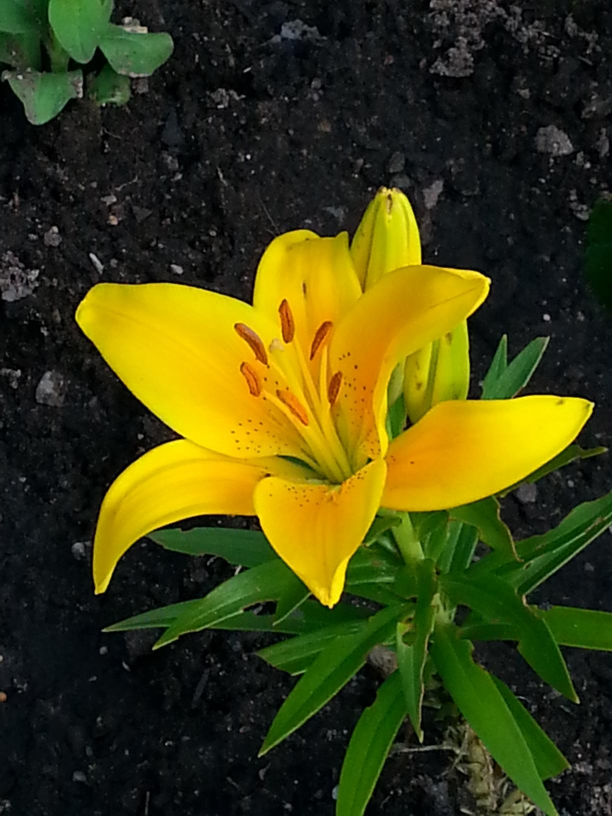
#> input picture WS 23 24/ass1/yellowlily.jpg, 1224 x 1632 px (shown at 1/2 size)
$ python run_watershed_segmentation_yellowlily.py
#> lines starting #> are read from the running program, lines starting #| are printed output that depends on the picture; after the words box and inside, x2 and y2 are one past the last pixel; in counts of white or black regions, pixels touching at a corner belong together
### WS 23 24/ass1/segmentation_watershed.py
import numpy as np
import heapq

# [16 lines left out: function testPositionInImageBounds, not called in this run]


def damPixelTest(labelMap: np.array, y: int, x: int):
    # TODO: implement/finish this function this function needs true if the pixel at position [y,x] is a dam pixel see
    #  page 33 on the slides - if at least one neighboring pixel fulfils the condition from the slides return True,
    #  otherwise False
    """
        Check if a pixel at position [y, x] in the label map is a "dam pixel"
        based on a condition satisfied by at least one neighboring pixel.

        Args:
            labelMap (np.array): A NumPy array representing the label map.
            y (int): The y-coordinate of the pixel.
            x (int): The x-coordinate of the pixel.

        Returns:
            bool: True if the pixel is a "dam pixel," False otherwise.
        """
    # Define the condition for a neighboring pixel to satisfy
    condition = lambda label: label == 1  # Replace with your specific condition

    # Check the pixel's neighborhood (8-connected neighbors)
    for dy in [-1, 0, 1]:
        for dx in [-1, 0, 1]:
            if 0 <= y + dy < labelMap.shape[0] and 0 <= x + dx < labelMap.shape[1]:
                neighbor_label = labelMap[y + dy, x + dx]
                if condition(neighbor_label):
                    return True

    # If no neighboring pixel satisfies the condition, return False
    return False


def buildListOfNeighborPixels(gradMag: np.array, labelMap: np.array, usageMap: np.array, label: int, y: int, x: int):
    # TODO: implement/finish this function this list should at the end of this function have an entry for all
    #  neighboring pixels (that have not yet an label assigned and have not been previously added to the priority queue)

    # TODO1: loop over all neighbor pixels of current postion [y,x] and add pixels to list listNewPixels in case they
    # have no label assigned yet (info can be found in labelMap) and have not been previously added to the priority
    # queue (use usageMap for this)
    #
    # TODO2: for every pixel store a list of properties as one entry in listNewPixels (
    # list in a list)
    #
    # TODO3: the list of properties should contain label, y-pos, x-pos and the gradient magnitude
    # value at this position
    #
    # TODO4: mark those pixels added in the usageMap
    listNewPixels = []

    # Define the coordinates of neighboring pixels
    neighbors = [(y - 1, x), (y + 1, x), (y, x - 1), (y, x + 1)]

    for ny, nx in neighbors:
        # Check if the neighboring pixel is within the image boundaries
        if 0 <= ny < gradMag.shape[0] and 0 <= nx < gradMag.shape[1]:
            # Check if the neighboring pixel has no label assigned and hasn't been added to the priority queue
            if labelMap[ny, nx] == 0 and usageMap[ny, nx] == 0:
                # Store properties (label, y-pos, x-pos, gradient magnitude) in a list
                properties = [label, ny, nx, gradMag[ny, nx]]
                listNewPixels.append(properties)

                # Mark the pixel as added in the usageMap
                usageMap[ny, nx] = 1

    return listNewPixels


def computeWatershedSegmentation(gradMag: np.array, seedMap: np.array):
    # TODO: implement/finish this function
    #  TODO1: initialize labelMap (point 2 from slide #31) - make sure that you
    #  can store -1 in this map (be careful about the data type)

    # TODO2: initialize usageMap

    # TODO3: create initial processing list (priority queue)
    # processingList = []  # also point 2 from slide #31

    # TODO4: for every seed point in seedMap add new entry in processingList (initial positions for watershed
    # flooding process): for every initial seed pixel store a list of properties as one entry in processingList (so
    # one entry is a list inside the processingList (list in list)) the list of properties should contain label (use
    # a new label for every new seed point, first should get label 1, second should get label 2, and so on...),
    # y-pos, x-pos and the gradient magnitude value at this position

    # the main loop will then check if there is at least one remaining entry in the processingList (point 4 from
    # slide #31 and #32)...
    # while len(processingList) > 0:
    # at every loop iteration, print out the number of entries in processingList - this way, we know,
    # how many pixels at least need to be processed before the algorithm can terminate (of course, this number
    # will increase as long as neighboring pixels get added)
    # print(len(processingList))

    # TODO5: process the first element of processingList (since the list should be sorted, always picking the
    # first element resembles the behaviour of a priority queue)
    # 		obtain y-,x- position, label and gradient magnitude value from the first entry of the list

    # TODO6: set label of current pixel in labelmap before doing the dam pixel test (since the test compares the
    # label with the neighboring pixel's label)

    # TODO7: mark current pixel as pixel, that was added to priority queue (use usageMap for this)

    # TODO8: next thing to do is to perform the dam pixel test (use function damPixelTest here), if pixel is found to
    # be a dam pixel mark the pixel in the labelMap with label -1

    # TODO9: remove the first element of the processingList (remove the current pixel that has just been processed)

    # TODO10: build the list of neighbor pixels which are not part of the processingList already (use function
    # buildListOfNeighborPixels here)

    # TODO11: add the new neighbor pixels to the processing queue

    # TODO12: then sort the list according to its gradient magnitude value


    # Initialize labelMap with -1, usageMap with 0
    labelMap = np.full_like(gradMag, -1, dtype=np.int32)
    usageMap = np.zeros_like(gradMag, dtype=np.uint8)

    # Initialize processingList as a priority queue
    processingList = []

    # Define neighboring coordinates [(y, x)]
    neighbors = [(0, -1), (-1, 0), (0, 1), (1, 0)]

    current_label = 0  # Initialize the label counter

    # Iterate over seed points in seedMap
    for y_seed, x_seed in np.transpose(np.where(seedMap > 0)):
        current_label += 1
        properties = [current_label, y_seed, x_seed, gradMag[y_seed, x_seed]]
        heapq.heappush(processingList, properties)

    while len(processingList) > 0:
        print(len(processingList))  # Print the number of remaining entries

        # Process the first element in processingList
        current_label, y, x, _ = heapq.heappop(processingList)

        # Set the label in labelMap
        labelMap[y, x] = current_label

        # Mark as added to the priority queue
        usageMap[y, x] = 1

        # Perform the dam pixel test
        if damPixelTest(labelMap, y, x):
            labelMap[y, x] = -1

        # Build the list of neighbor pixels
        neighborPixels = buildListOfNeighborPixels(gradMag, labelMap, usageMap, current_label, y, x)

        # Add new neighbor pixels to the processing queue
        for neighbor in neighborPixels:
            heapq.heappush(processingList, neighbor)

        # Sort the processingList based on gradient magnitude
        processingList.sort(key=lambda p: p[3])

    return labelMap

### WS 23 24/ass1/run_watershed_segmentation_yellowlily.py
import cv2
import matplotlib.pyplot as plt
import numpy as np

import segmentation_watershed as seg

# load yellowlily.jpg image (with grayscale conversion, data type conversion to floating-point datatype and downscaling)
img = cv2.imread('yellowlily.jpg', cv2.IMREAD_GRAYSCALE).astype(np.float32)
#> img: shape (1632, 1224) float32; min 0, max 234, mean 60.3
scaleFactor = 0.125
dims = (int(img.shape[1] * scaleFactor), int(img.shape[0] * scaleFactor))
#> dims = (153, 204)
img = cv2.resize(img, dims, cv2.INTER_LINEAR)
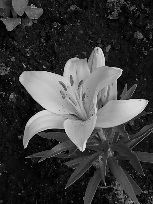
#> img: shape (204, 153) float32; min 0, max 228.2, mean 60.3

# compute gradient images with normalized Sobel filter kernels (this resembles step 1 from slide #31)
g_y = np.array([[0.25, 0.5, 0.25], [0, 0, 0], [-0.25, -0.5, -0.25]])
g_x = g_y.transpose()
gradX = cv2.filter2D(img, -1, np.flip(g_x), borderType=cv2.BORDER_REPLICATE) # flip -> convolution, since filter2D computes correlation
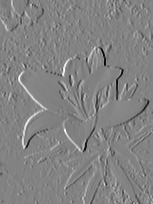
#> gradX: shape (204, 153) float32; min -199.6, max 188.5, mean 0; drawn with min black and max white
gradY = cv2.filter2D(img, -1, np.flip(g_y), borderType=cv2.BORDER_REPLICATE) # flip -> convolution, since filter2D computes correlation
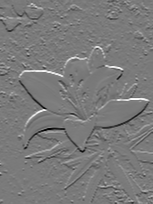
#> gradY: shape (204, 153) float32; min -187.8, max 202.1, mean -0.1; drawn with min black and max white
# compute gradient magnitude image
gradMag = np.sqrt(gradX**2 + gradY**2)
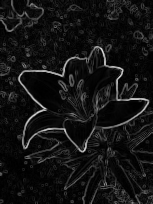
#> gradMag: shape (204, 153) float32; min 0, max 216.7, mean 20.3

# TODO: initialize seed map - seed points should be those pixels that are zero (or almost zero, e.g. < 0.25) in the gradient magnitude image - this will resemble step 3 from slide #31
seedMap = (gradMag < 0.25).astype(np.uint8)
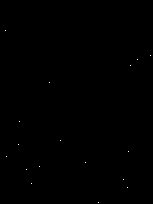
#> seedMap: shape (204, 153); values 0 (black) and 1 (white), 0.05% white in thin lines or dots, all inside (x1, y1, x2, y2) = (5, 30, 151, 203)

# perform watershed segmentation
labelMap = seg.computeWatershedSegmentation(gradMag, seedMap)
#> the loop in computeWatershedSegmentation, `for y_seed, x_seed in np.transpose(np.where(seedMap > 0)):` made 17 passes
#> (y_seed, x_seed) on passes 1 to 12: (30, 5), (55, 150), (59, 137), (65, 130), (82, 49), (121, 19), (140, 60), (144, 18), (151, 128), (156, 6), (162, 85), (166, 39)
#> after the loop in computeWatershedSegmentation, `for y_seed, x_seed in np.transpose(np.where(seedMap > 0)):`: current_label = 17
#> the loop in computeWatershedSegmentation, `while len(processingList) > 0:` made 17 passes
#> (current_label, y, x, neighbors in buildListOfNeighborPixels) on passes 1 to 10: (1, 30, 5, [(29, 5), (31, 5), (30, 4), (30, 6)]), (5, 82, 49, [(81, 49), (83, 49), (82, 48), (82, 50)]), (14, 179, 123, [(178, 123), (180, 123), (179, 122), (179, 124)]), (8, 144, 18, [(143, 18), (145, 18), (144, 17), (144, 19)]), (11, 162, 85, [(161, 85), (163, 85), (162, 84), (162, 86)]), (16, 187, 127, [(186, 127), (188, 127), (187, 126), (187, 128)]), (12, 166, 39, [(165, 39), (167, 39), (166, 38), (166, 40)]), (4, 65, 130, [(64, 130), (66, 130), (65, 129), (65, 131)]), (6, 121, 19, [(120, 19), (122, 19), (121, 18), (121, 20)]), (15, 183, 31, [(182, 31), (184, 31), (183, 30), (183, 32)])
#| 17
#| 16
#| 15
#| 14
#| 13
#| 12
#| 11
#| 10
#> (further printed lines are left out)
#> after the loop in computeWatershedSegmentation, `while len(processingList) > 0:`:
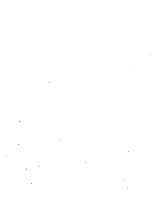
#> labelMap: shape (204, 153) int32; 17 distinct labels, from -1 to 17; one colour per label, 0 black, -1 white

# TODO: plot original grayscale image

plt.figure(figsize=(10, 10))
plt.subplot(2, 2, 1)
plt.imshow(img, cmap='gray')
plt.title('Original Grayscale Image')
plt.axis('off')

# TODO: plot gradient magnitude image

plt.subplot(2, 2, 2)
plt.imshow(gradMag, cmap='gray')
plt.title('Gradient Magnitude Image')
plt.axis('off')

# TODO: plot labelMap (set -1 values to 0 before you visualize)

plt.subplot(2, 2, 3)
plt.imshow(np.where(labelMap == -1, 0, labelMap), cmap='jet')
plt.title('Label Map')
plt.axis('off')

# TODO: plot binary map with dam pixels being set to 1 and 0 otherwise

binaryMap = (labelMap == -1).astype(np.uint8)
#> binaryMap: shape (204, 153); values 0 (black) and 1 (white), 99.9% white; black in thin lines or dots, all inside (x1, y1, x2, y2) = (6, 55, 151, 203)
plt.subplot(2, 2, 4)
plt.imshow(binaryMap, cmap='gray')
plt.title('Binary Map (Dam Pixels)')
plt.axis('off')

plt.tight_layout()
plt.show()
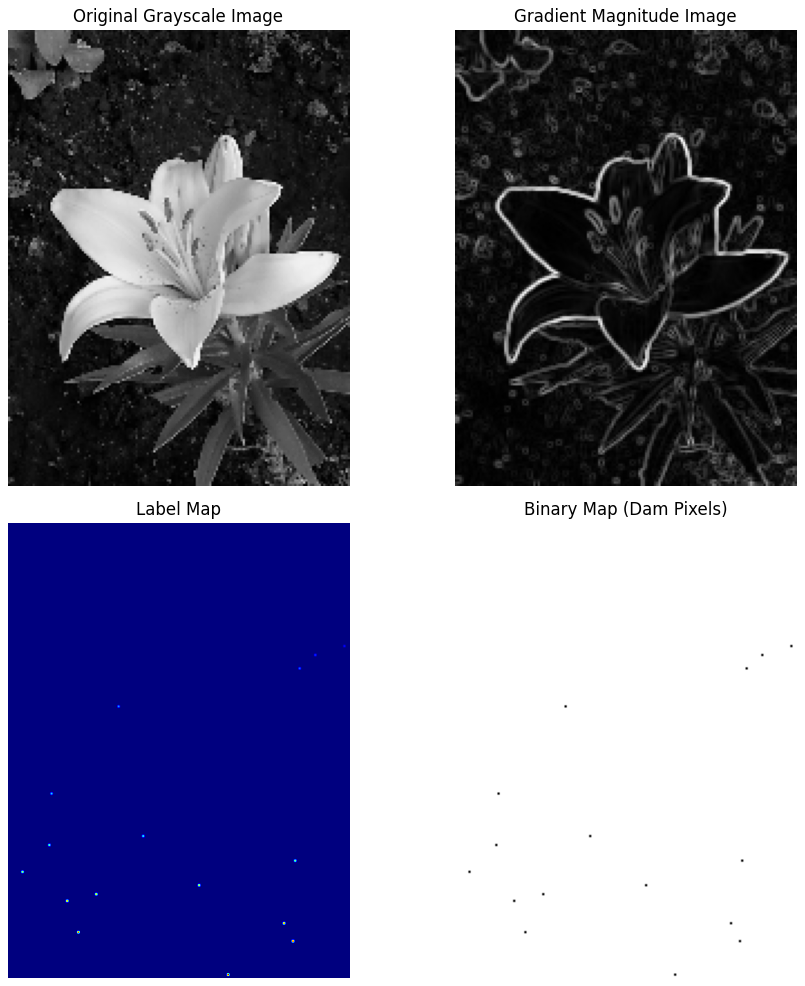
#> figure drawn by matplotlib, 4 panels

$ run again, with WS 23 24/ass1/ABD_CT.jpg copied over WS 23 24/ass1/yellowlily.jpg
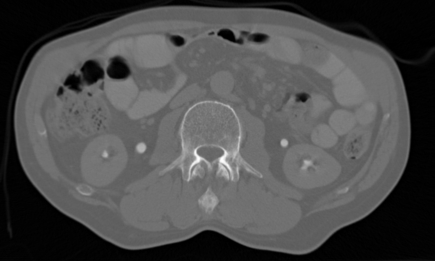
#> input picture WS 23 24/ass1/ABD_CT.jpg, 435 x 261 px
#> `seedMap = (gradMag < 0.25).astype(np.uint8)`:
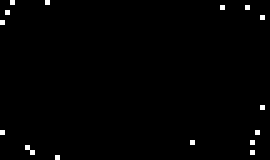
#> seedMap: shape (32, 54) (shown 5 times larger); values 0 (black) and 1 (white), 0.93% white in thin lines or dots
#> the loop in computeWatershedSegmentation, `for y_seed, x_seed in np.transpose(np.where(seedMap > 0)):` made 16 passes
#> (y_seed, x_seed) on passes 1 to 8: (0, 2), (0, 9), (1, 44), (1, 49), (2, 1), (3, 52), (4, 0), (21, 52)
#> after the loop in computeWatershedSegmentation, `for y_seed, x_seed in np.transpose(np.where(seedMap > 0)):`: current_label = 16
#> the loop in computeWatershedSegmentation, `while len(processingList) > 0:` made 16 passes
#> (current_label, y, x, neighbors in buildListOfNeighborPixels) on passes 1 to 8: (1, 0, 2, [(-1, 2), (1, 2), (0, 1), (0, 3)]), (5, 2, 1, [(1, 1), (3, 1), (2, 0), (2, 2)]), (6, 3, 52, [(2, 52), (4, 52), (3, 51), (3, 53)]), (15, 30, 50, [(29, 50), (31, 50), (30, 49), (30, 51)]), (14, 30, 6, [(29, 6), (31, 6), (30, 5), (30, 7)]), (12, 28, 50, [(27, 50), (29, 50), (28, 49), (28, 51)]), (4, 1, 49, [(0, 49), (2, 49), (1, 48), (1, 50)]), (13, 29, 5, [(28, 5), (30, 5), (29, 4), (29, 6)])
#> (printed output is left out)
#> binaryMap: shape (32, 54); values 0 (black) and 1 (white), 99.1% white; black in thin lines or dots
#> `plt.show()`:
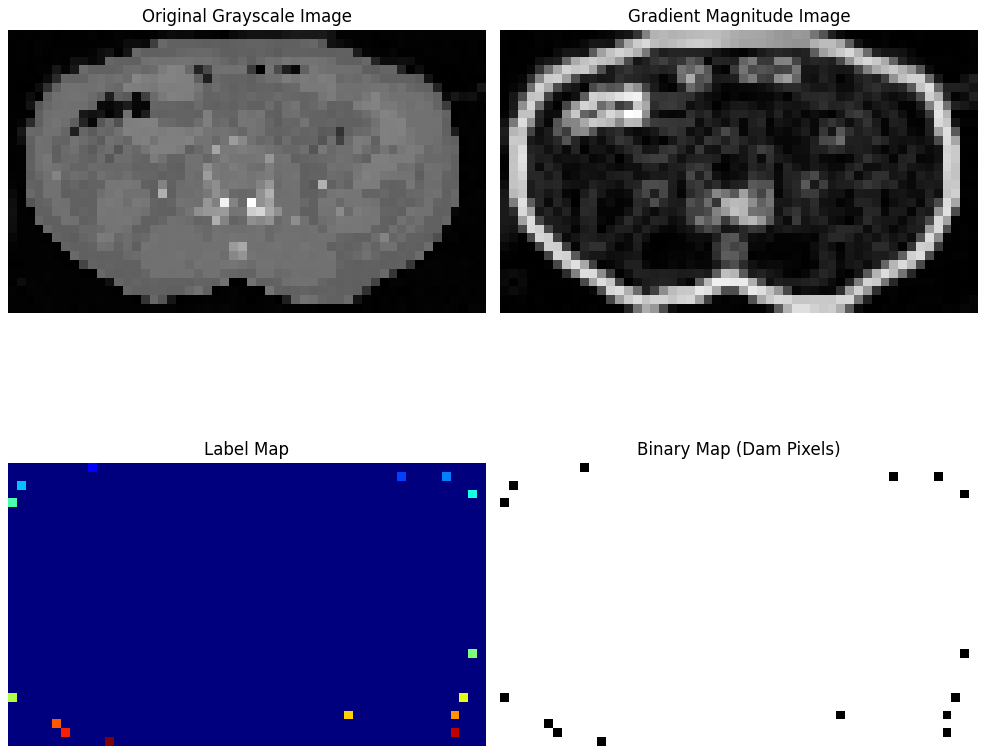
#> figure drawn by matplotlib, 4 panels
